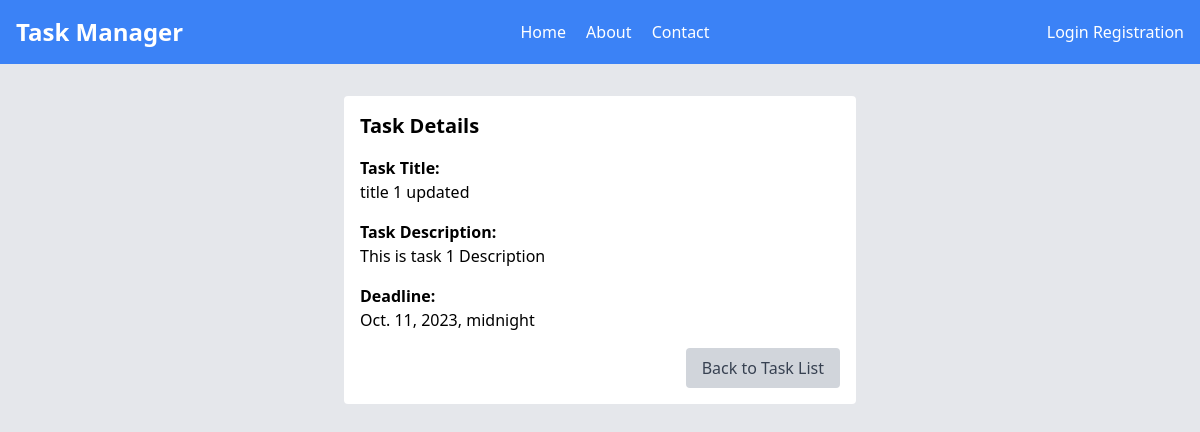
The page /task_details/25/ on the database as committed earlier.
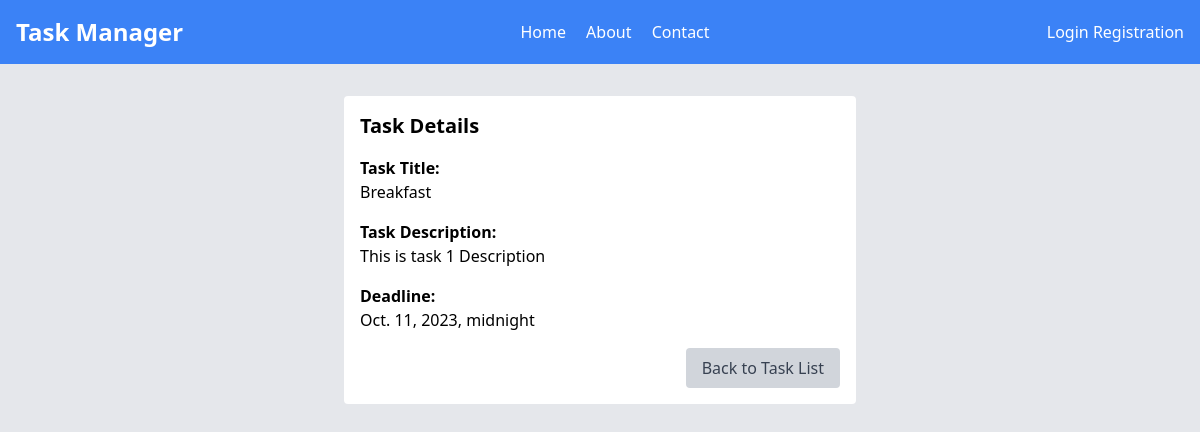
The same page on the database as committed later.
### tasks/models.py (models this page shows, shortened)
class Task(models.Model):
    title = models.CharField(max_length=255)
    description = models.TextField(blank=True, null=True)
    deadline = models.DateTimeField()
    created_at = models.DateTimeField(auto_now_add=True)

### tasks/views.py (the view)
# urls.py: path('task_details/<int:id>/', views.task_details, name='task_details'),
def task_details(request, id):
    task = Task.objects.get(pk=id)
    return render(request, 'tasks/task_details.html', {'task': task})

### tasks/templates/tasks/task_details.html (shortened to what this page needs)
{% extends "base.html" %}
{% block content %}
<div class="max-w-lg mx-auto mt-8 bg-white rounded p-4">
    <h2 class="text-xl font-semibold mb-4">Task Details</h2>
    <div class="mb-4">
        <strong>Task Title:</strong>
        <p>{{ task.title }}</p>
    </div>
    <div class="mb-4">
        <strong>Task Description:</strong>
        <p>{{ task.description }}</p>
    </div>
    <div class="mb-4">
        <strong>Deadline:</strong>
        <p>{{ task.deadline }}</p>
    </div>
    <div class="flex justify-end">
        <a href="{% url "home" %}" class="bg-gray-300 text-gray-700 px-4 py-2 rounded hover:bg-gray-400">
            Back to Task List
        </a>
    </div>
</div>
{% endblock %}

Rows that differ between the two databases and show on the page:
changed Task "This is task 1 Description": title "title 1 updated" → "Breakfast"
